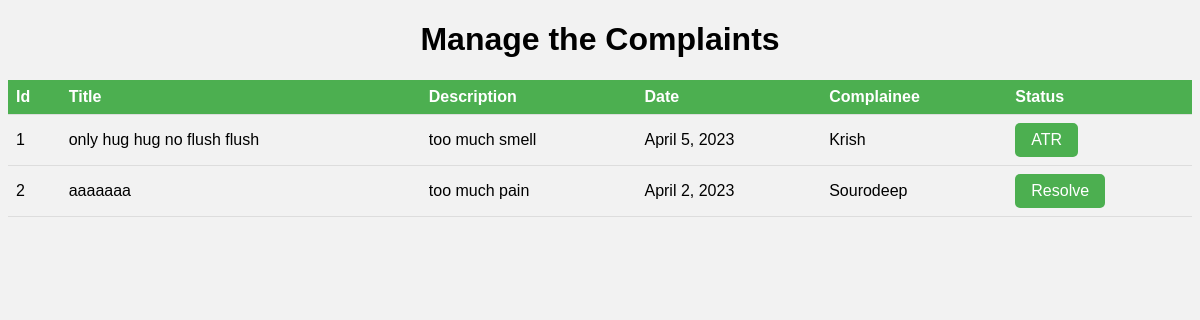
Page /warden/complaints (signed in) on the committed database.
### main/models.py (models this page shows)
class Complaint(models.Model):
    complaintregister = models.ForeignKey(ComplaintRegister, on_delete = models.CASCADE, related_name = "r_complaints")
    student = models.ForeignKey(Student, on_delete = models.CASCADE, related_name = "s_complaints")
    title = models.CharField(max_length = 100)
    description = models.TextField()
    date = models.DateField()
    nameagainst = models.CharField(max_length = 100)
    status = models.CharField(max_length = 100, default = "Pending")

### main/views.py (the view)
# urls.py: path("warden/complaints", views.w_complaints, name = "w_complaints-index"),
@login_required(login_url = "main-login")
def w_complaints(request):
    if request.user.role != "warden":
        return redirect("index")
    complaints = request.user.warden.hall.complaint_register.r_complaints.all()
    context = {'complaints': complaints}
    return render(request, "w-complaints.html", context)

### main/templates/w-complaints.html (shortened to what this page needs)
<!DOCTYPE html>
<html lang="en">
<head>
</head>
<body>
    <h1>Manage the Complaints</h1>
    <table>
        <thead>
          <tr>
            <th>Id</th>
            <th>Title</th>
            <th>Description</th>
            <th>Date</th>
            <th>Complainee</th>
            <th>Status</th>
          </tr>
        </thead>
        <tbody>
          {% for complaint in complaints %}
            <tr>
              <td>{{ complaint.id }}</td>
              <td>{{ complaint.title }}</td>
              <td>{{ complaint.description }}</td>
                <td>{{ complaint.date }}</td>
                <td>{{ complaint.nameagainst }}</td>
                {% if complaint.status == 'Pending' %}
                <td><a href="{% url 'resolvecomplaints' complaint.pk %}">Resolve</a></td>
                {% endif %}
                {% if complaint.status == 'Resolved' %}
                <td><a href="{% url 'getATRreport' complaint.pk %}">ATR</a></td>
            {% endif %}
          </tr>
        {% endfor %}
      </tbody>
    </table>
</body>
</html>

### main/templates/w-complaints.html (style rules this page uses)
body { background-color: #f2f2f2; font-family: Arial, sans-serif; }
h1 { text-align: center; color: rgb(0, 0, 0); }
table { border-collapse: collapse; width: 100%; margin-bottom: 20px; }
th, td { text-align: left; padding: 8px; border-bottom: 1px solid #ddd; }
th { background-color: #4CAF50; color: white; }
a { display: inline-block; background-color: #4CAF50; color: white; padding: 8px 16px; text-decoration: none; border-radius: 5px; }

### rows in the picture
Complaint: id "1", title "only hug hug no flush flush", description "too much smell", date "April 5, 2023", nameagainst "Krish", status "ATR"
Complaint: id "2", title "aaaaaaa", description "too much pain", date "April 2, 2023", nameagainst "Sourodeep", status "Resolve"
